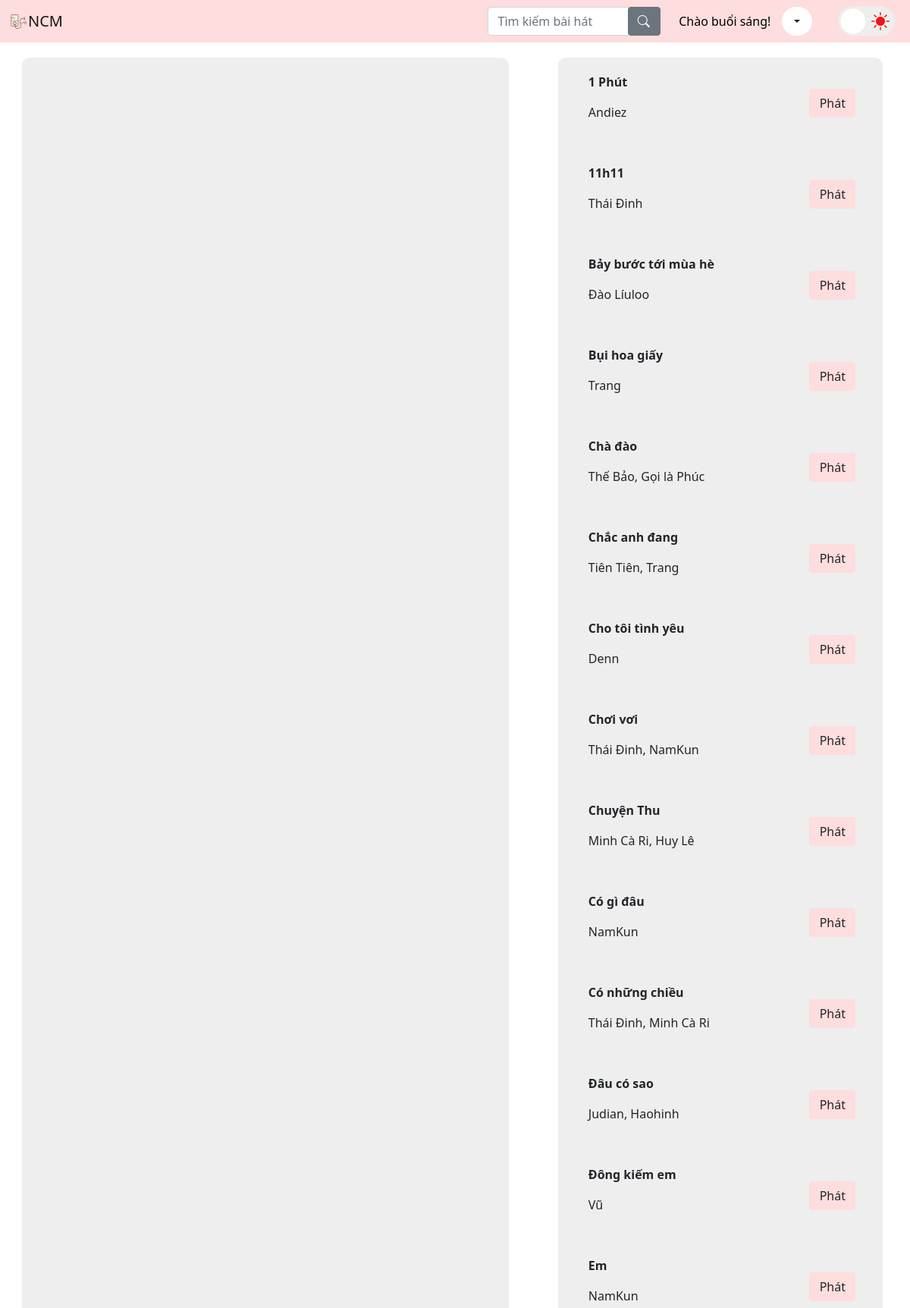
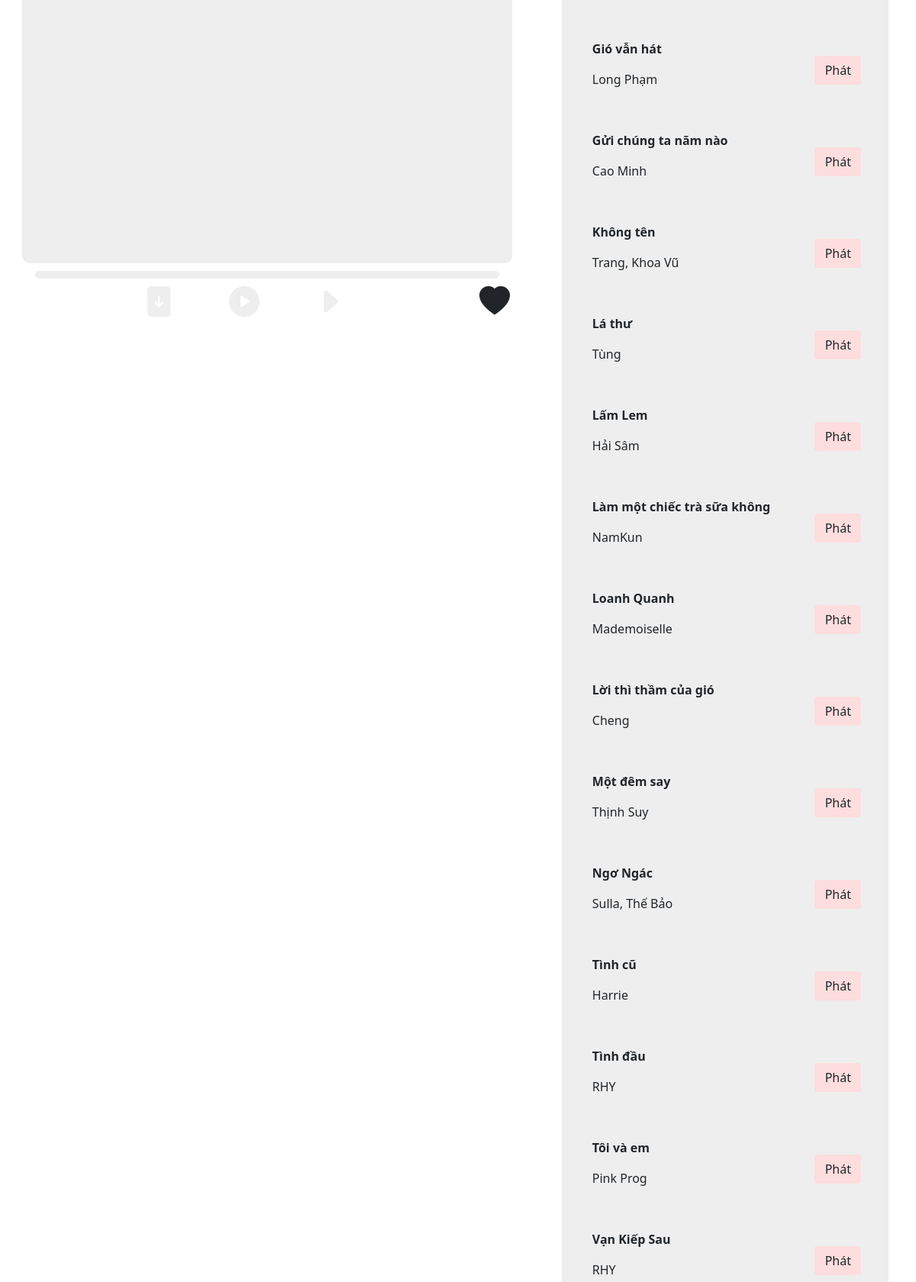
The page /play.php (upper part) on the database its author committed (2 pictures, top to bottom).
### tables this page shows
CREATE TABLE `songs` (
  `id` int(11) NOT NULL,
  `name` varchar(255) NOT NULL,
  `singer` varchar(255) NOT NULL,
  `music` varchar(255) NOT NULL,
  `cover` varchar(255) NOT NULL,
  `lyrics` text NOT NULL,
  `tag` varchar(255) NOT NULL DEFAULT 'Nhạc, NCM',
  `view` int(255) NOT NULL DEFAULT 0
);

### play.php (the view, shortened to what this page needs)
<?php
@include 'config.php';
?>
<!doctype html>
<html lang="vi">
<head>
    <link href="https://cdn.jsdelivr.net/npm/bootstrap@5.0.2/dist/css/bootstrap.min.css" rel="stylesheet">
    <link href="https://cdn.jsdelivr.net/npm/bootstrap-icons@1.9.1/font/bootstrap-icons.css"  rel="stylesheet">
    <link rel='stylesheet' href='styles/style.css?t=1'>
    <link rel="stylesheet" href="./styles/alert.css" />
    <link rel='stylesheet' href='styles/theme.css'>
</head>
<body>
    <div class="header">
        <nav class="navbar navbar-expand-lg navbar-light" style="background-color: #fddddd;">
            <div class="container-fluid">
                <img src="./img/logo.png" alt="logo" style="width: 25px">
                <a href="./" class="navbar-brand">NCM</a>
                <div class="collapse navbar-collapse" id="navbarCollapse">
                    <div class="navbar-nav">
                        <form class="input-group" method="POST" onsubmit="return ajsearch();">
                            <input type="text" id="search" autocomplete="off" class="form-control" placeholder="Tìm kiếm bài hát">
                            <div class="input-group-append">
                                <button class="btn btn-secondary" name="search" type="submit">
                                    <i class="bi bi-search"></i>
                                </button>
                            </div>
                        </form>
                    </div>
                    <div class="btn-group navbar-nav ms-auto">
                        <a class="nav-item nav-link item-none" id="welcome">Chào buổi sáng!</a>
                        <button type="button" class="btn dropdown-toggle users-log" data-bs-toggle="dropdown"></button>
                    </div>
                    <div >
                        <label class="label" for="chk">
                            <i class="bi bi-sun-fill"></i>
                            <div class="ball"></div>
                        </label>
                    </div>
                </div>
            </div>
        </nav>
    </div>
    <content id="content-music" class="row w-100" style="margin:0">
        <div id="right-content" class="main-play col-12 col-lg-7">
            <div class="container">
            </div>
            <div id="progressbar">
            </div>
            <div class="control" onclick="location.href='#top-left'">
                <i class="bi bi-file-arrow-down-fill icon-color random-color" id="download"></i>
                <i class="bi bi-play-circle-fill icon-color random-color" id="changeicon" ></i>
                <i class="bi bi-caret-right-fill icon-color random-color" onclick="nextSong()"></i>
                <i class="bi bi-heart-fill icon-color"></i>
            </div>
        </div>
        <div id="left-content" class="sub-play col-12 col-lg-5">
            <div class="container vertical-scrollable" >
                <?php
                    $results = mysqli_query($conn, "SELECT * FROM songs ORDER BY id ASC");
                ?>
                <div class="row" id="wrapper" style="width:100%">
                <ul style="width:100%">
                <?php foreach ($results as $row) : ?>
                    <div class="row">
                        <li class="item col-10" value="<?php echo $row["id"]; ?>">
                            <p><b><?php echo $row["name"]; ?></b></p>
                            <p><?php echo $row["singer"]; ?></p><br>
                        </li>
                        <input type="button" name="add_to_play" id="<?php echo $row["id"]; ?>" style="height:20%; margin:auto; background-color:#fddddd" class="btn col-2 add_to_play" value="Phát"/>
                    </div>
                <?php endforeach; ?>
                </ul>
                </div>
            </div>
        </div>
    </content>
</body>
</html>

### styles/style.css (style rules this page uses)
:root { --main-color-light: #fddddd; }
body { -webkit-user-select: none; -ms-user-select: none; user-select: none; }
.header nav .container-fluid { width: 100%; }
.header nav .navbar-nav { width: 120%; margin-left: 50%; margin-right: 10px; }
.header nav .container-fluid .item-none { border-radius: 45px; width: 150px; color: black; text-align: center; }
.header nav .container-fluid .users-log { max-height: 40px; max-width: 40px; background-color: white; border-radius: 90px; margin: auto; margin-left: 0; text-align: center; }
.header nav .input-group button { height: 100%; }
button { padding: 8px 16px; font-size: 25px; font-weight: 500; border-radius: 4px; border: none; outline: none; background: #e69100; color: white; letter-spacing: 1px; cursor: pointer; }
content { padding-top: 20px; }
content .main-play #progressbar { width: 90%; height: 10px; margin: auto; margin-top: 10px; background-color: #eee; border-radius: 40px; }
content .main-play .control { width: 100%; text-align: center; }
content .main-play .control i { font-size: 40px; }
content .main-play .control .random-color { color: #eee; }
content .main-play .control .bi-play-circle-fill { margin: 0 10%; }
content .main-play .control .bi-heart-fill { float: right; padding-right: 20px; }
content .sub-play .container { width: 90%; height: 90vh; background-color: #eee; border-radius: 10px; padding-left: 40px; overflow: auto; scroll-behavior: smooth; }
content .main-play .container { width: 95%; height: 50vh; background-color: #eee; border-radius: 10px; padding-left: 40px; overflow: auto; scroll-behavior: smooth; }
content .sub-play .container li { max-width: 100%; max-height: 100px; padding-right: 10px; list-style-type: none; }
content .sub-play .container .row .item:first-child { margin-top: 20px; }
content .sub-play .container .row li { position: relative; }

### styles/theme.css (style rules this page uses)
.label { background-color: #eee; margin-right: 20px; border-radius: 50px; cursor: pointer; display: flex; align-items: center; justify-content: space-between; padding: 5px; position: relative; height: 26px; min-width: 50px; transform: scale(1.5); }
.label .ball { background-color: #fff; border-radius: 50%; position: absolute; top: 2px; left: 2px; height: 22px; width: 22px; transform: translateX(0px); transition: transform 0.2s linear; }
.bi-sun-fill { color: #f31212; }

### rows shown on the page
songs: $row["id"] 1 (drawn), name "1 Phút", singer "Andiez"
songs: $row["id"] 2 (drawn), name "11h11", singer "Thái Đinh"
songs: $row["id"] 3 (drawn), name "Bảy bước tới mùa hè", singer "Đào Líuloo"
songs: $row["id"] 4 (drawn), name "Bụi hoa giấy", singer "Trang"
songs: $row["id"] 5 (drawn), name "Chà đào", singer "Thế Bảo, Gọi là Phúc"
songs: $row["id"] 6 (drawn), name "Chắc anh đang", singer "Tiên Tiên, Trang"
songs: $row["id"] 7 (drawn), name "Cho tôi tình yêu", singer "Denn"
songs: $row["id"] 8 (drawn), name "Chơi vơi", singer "Thái Đinh, NamKun"
songs: $row["id"] 9 (drawn), name "Chuyện Thu", singer "Minh Cà Ri, Huy Lê"
songs: $row["id"] 10 (drawn), name "Có gì đâu", singer "NamKun"
songs: $row["id"] 11 (drawn), name "Có những chiều", singer "Thái Đinh, Minh Cà Ri"
songs: $row["id"] 12 (drawn), name "Đâu có sao", singer "Judian, Haohinh"
songs: $row["id"] 13 (drawn), name "Đông kiếm em", singer "Vũ"
songs: $row["id"] 14 (drawn), name "Em", singer "NamKun"
songs: $row["id"] 15 (drawn), name "Gió vẫn hát", singer "Long Phạm"
songs: $row["id"] 16 (drawn), name "Gửi chúng ta năm nào", singer "Cao Minh"
songs: $row["id"] 17 (drawn), name "Không tên", singer "Trang, Khoa Vũ"
songs: $row["id"] 18 (drawn), name "Lá thư", singer "Tùng"
songs: $row["id"] 19 (drawn), name "Lấm Lem", singer "Hải Sâm"
songs: $row["id"] 20 (drawn), name "Làm một chiếc trà sữa không", singer "NamKun"
songs: $row["id"] 21 (drawn), name "Loanh Quanh", singer "Mademoiselle"
songs: $row["id"] 22 (drawn), name "Lời thì thầm của gió", singer "Cheng"
songs: $row["id"] 23 (drawn), name "Một đêm say", singer "Thịnh Suy"
songs: $row["id"] 24 (drawn), name "Ngơ Ngác", singer "Sulla, Thế Bảo"
songs: $row["id"] 25 (drawn), name "Tình cũ", singer "Harrie"
songs: $row["id"] 26 (drawn), name "Tình đầu", singer "RHY"
songs: $row["id"] 27 (drawn), name "Tôi và em", singer "Pink Prog"
songs: $row["id"] 28 (drawn), name "Vạn Kiếp Sau", singer "RHY"
